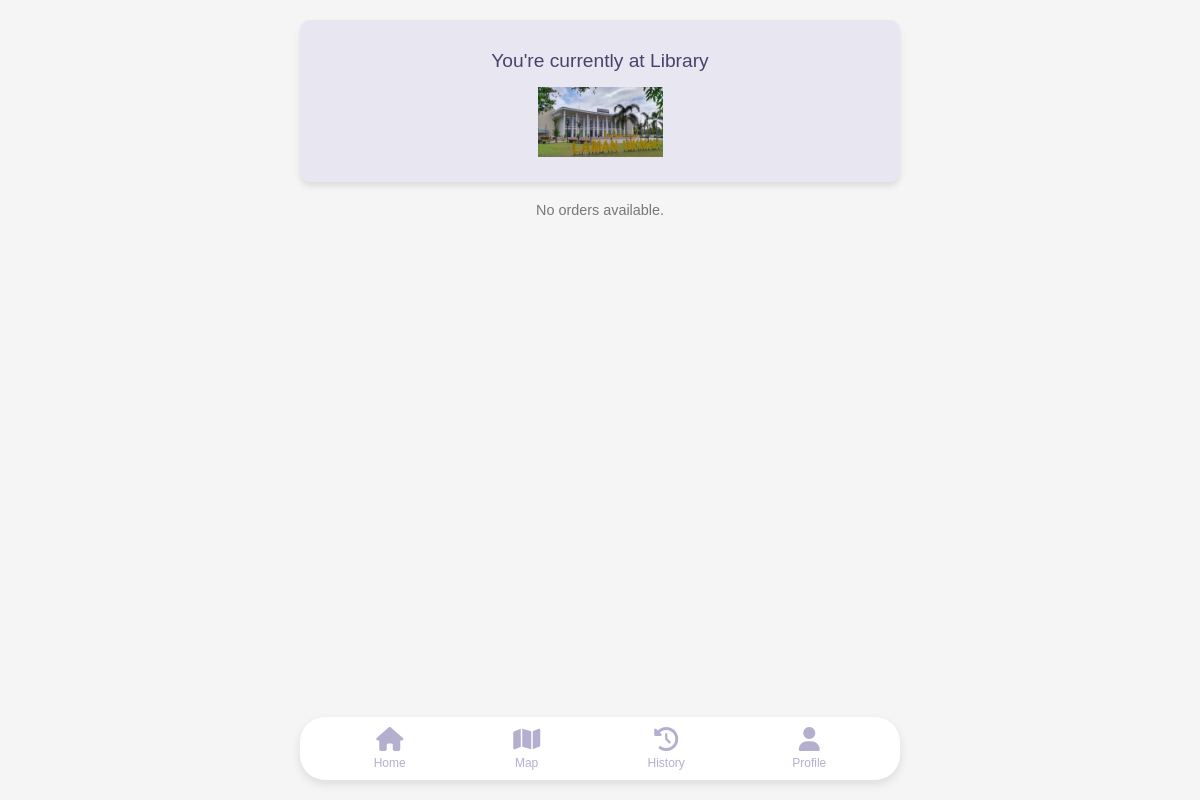
Page /Driver/order.php (signed in) on the committed database.
### tables this page shows
CREATE TABLE `driver` (
  `DRIVER_ID` int(3) NOT NULL,
  `DRIVER_NAME` varchar(50) NOT NULL,
  `DRIVER_MATRICS` varchar(10) NOT NULL,
  `DRIVER_PHONE` varchar(13) NOT NULL,
  `DRIVER_CAR` varchar(50) NOT NULL,
  `DRIVER_EMAIL` varchar(50) NOT NULL,
  `DRIVER_PASSWORD` varchar(255) NOT NULL,
  `DRIVER_PROFILE` varchar(50) NOT NULL,
  `DRIVER_CURRENT` varchar(100) NOT NULL,
  `DRIVER_WARNING` int(1) NOT NULL,
  `DRIVER_STATUS` varchar(6) DEFAULT NULL
);

CREATE TABLE `building` (
  `BUILDING_ID` int(3) NOT NULL,
  `BUILDING_NAME` varchar(100) NOT NULL,
  `BUILDING_LOCATION` varchar(10) NOT NULL,
  `BUILDING_LOGO` varchar(50) NOT NULL
);

### Driver/order.php (the view, shortened to what this page needs)
<?php
include('../connect.php');
$driver_id = $_SESSION['DRIVER_ID'];
$current_location = '';
$stmt = $conn->prepare("SELECT DRIVER_CURRENT FROM driver WHERE DRIVER_ID = ?");
$stmt->bind_param("i", $driver_id);
$stmt->execute();
$stmt->bind_result($current_location);
$stmt = $conn->prepare("SELECT BUILDING_LOGO FROM building WHERE BUILDING_NAME = ?");
$stmt->bind_param("s", $current_location);
$stmt->execute();
$stmt->bind_result($building_logo);
$orders = [];
?>
<!DOCTYPE html>
<html>
    <head>
        <link rel="stylesheet" href="styles.css">
    </head>
    <body id="body">
        <?php include('includes/navigation.php'); ?>
        <section>
            <div class="map-container">
                <p>You're currently at <?php echo htmlspecialchars($current_location) ?></p>
                <img src="../Images/Building/<?php echo htmlspecialchars($building_logo) ?>" style="height:70px;" alt="Current Location">
            </div>
            <div class="request-list" style="justify-content:center;">
                <?php if (empty($orders)): ?>
                    <p style="text-align: center; color: #777;">No orders available.</p>
                <?php endif; ?>
            </div>
        </section>
    </body>
</html>

### Driver/styles.css (style rules this page uses)
body, h1, h2, h3, p, a, input, form, section, div, table, th, td { margin: 0; padding: 0; box-sizing: border-box; }
body { font-family: Arial, sans-serif; background-color: #FFF; color: #333; display: flex; flex-direction: column; min-height: 100vh; margin: 0; }
p { font-size: 0.9rem; color: #555; }
.map-container { display: flex; flex-direction: column; align-items: center; margin-bottom: 20px; background-color: #E8E6F0; padding: 15px; border-radius: 8px; box-shadow: 0 4px 6px rgba(0, 0, 0, 0.1); margin: 30px }
.map-container p { font-size: 1.2rem; color: #48426D; margin-bottom: 10px; }
.map-container img { height: 70px; width: auto; margin-top: 10px; }
.request-list { margin-top: 30px; }
.map-container { text-align: center; margin: 20px auto; padding: 20px; background-color: #E8E6F0; border-radius: 10px; width: 90%; max-width: 600px; box-shadow: 0 4px 6px rgba(0, 0, 0, 0.1); }
.map-container p { font-size: 1.2rem; color: #48426D; margin-top: 10px; }
.map-container img { height: 70px; margin: 5px 0; }
.request-list { display: flex; margin: 0 auto; }

### Driver/includes/navigation.php (style rules this page uses)
body { margin: 0; font-family: Arial, sans-serif; background-color: #f5f5f5; }

### rows in the picture
driver: DRIVER_CURRENT "Library"
building: BUILDING_LOGO (picture)
